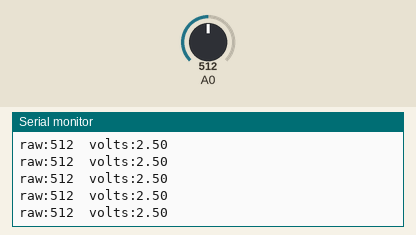
Simulated run of this sketch. Board: Arduino Uno, built with avr-gcc and run on an emulated ATmega328P. On the bench: the last lines printed to the serial monitor. The inputs (shaded band) are chosen by the test bench; at power-on: A0 = 512.

Above: at 2.7 s.
2.8 s: A0 set to 981
At 2.86 s:
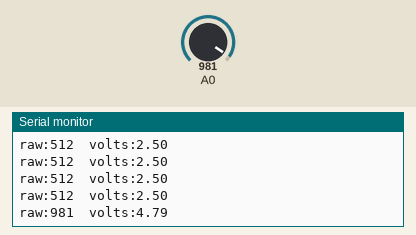
4.3 s: A0 set to 1006
At 4.33 s:
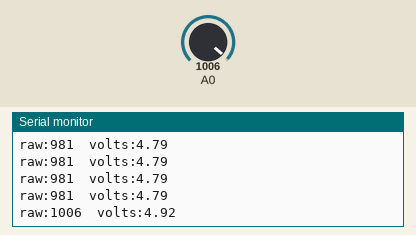
Timing chart, 0 to 7.3 s (numbered marks = the images above; inputs shaded):
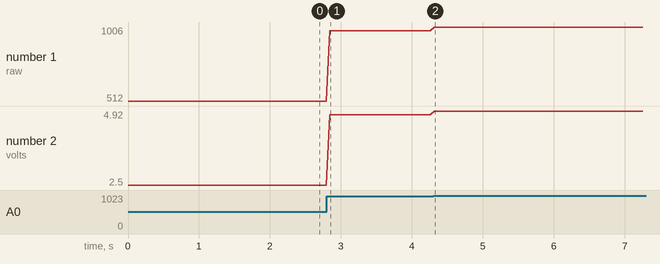

Measured:
- after the input at 2.8 s, the serial monitor: prints a new line at once (image 1)
- after the input at 4.3 s, the serial monitor: prints a new line at once (image 2)
- plotted number 1: 512 → 981 after the input at 2.8 s, 981 → 1006 after the input at 4.3 s
- plotted number 2: 2.5 → 4.79 after the input at 2.8 s, 4.79 → 4.92 after the input at 4.3 s

The sketch:

example_4.ino
```cpp
// Reads an analog value from a potentiometer on A0, converts it to a voltage, and prints raw and voltage readings to Serial at 9600 baud.
//
// Buy this module: https://shillehtek.com/products/arduino-uno-r3-starter-kit
// Full manual: https://shillehtek.com/blogs/shillehtek-product-manuals/arduino-uno-r3-starter-kit-manual
// More examples: https://github.com/shillehbean/shillehtek-examples
//

// Potentiometer: outer legs to 5V and GND, middle leg to A0
// Open Tools > Serial Plotter at 9600 baud and turn the knob
void setup() {
  Serial.begin(9600);
}

void loop() {
  int raw = analogRead(A0);              // 0-1023
  float volts = raw * (5.0 / 1023.0);
  Serial.print("raw:");
  Serial.print(raw);
  Serial.print("\tvolts:");
  Serial.println(volts);
  delay(50);
}
```
